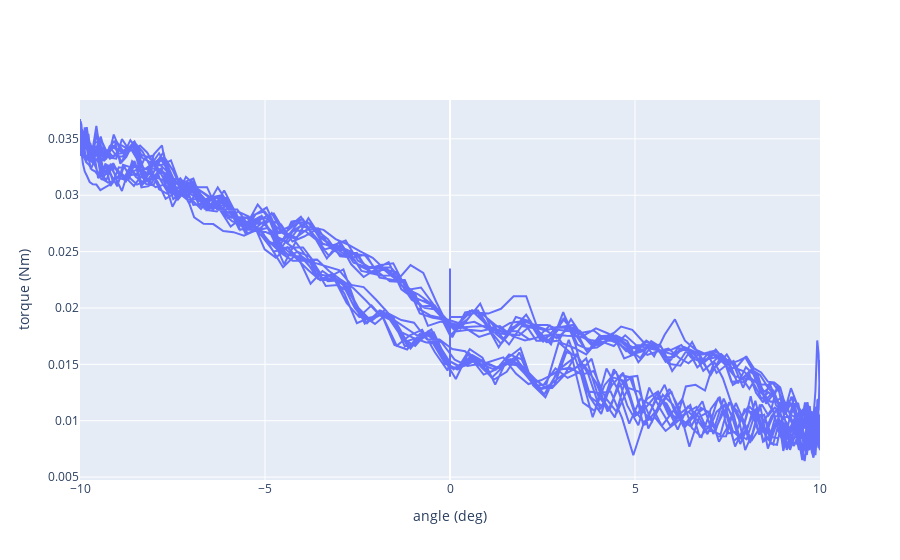

Notebook code for this chart:
### Code cell
fig = go.Figure()
fig.add_trace(go.Scatter(x=angle, y=forcetorque[3,:]))
fig.update_yaxes(title_text="torque (Nm)")
fig.update_xaxes(title_text="angle (deg)")

### Figure 1 — Plotly figure (JSON) as saved in the notebook; plotly's stock layout.template omitted (floating-point values rounded to 4 significant figures; data arrays with more than 128 entries replaced by an {"elided": "..."} marker saying what was removed)
{"data": [{"type": "scatter", "x": {"elided": "5819 float values"}, "y": {"elided": "5819 float values"}}], "layout": {"xaxis": {"title": {"text": "angle (deg)"}}, "yaxis": {"title": {"text": "torque (Nm)"}}}}
